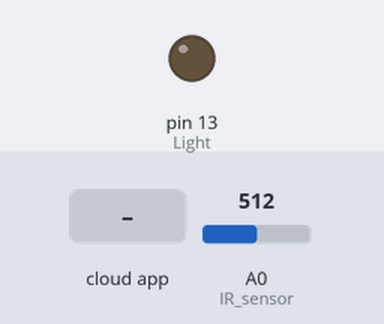
A sketch run on a simulated Arduino Uno, built with avr-gcc and run on an emulated ATmega328P. Shown: output pins drawn as LEDs (lit = HIGH). Inputs (shaded band) come from the test bench; at power-on: A0 (IR_sensor) = 512. The ROS host is connected and sends only what is stated.

Above: at 1.3 s.
1.4 s: the phone or cloud app sets toggle_light to 0
At 2.9 s:
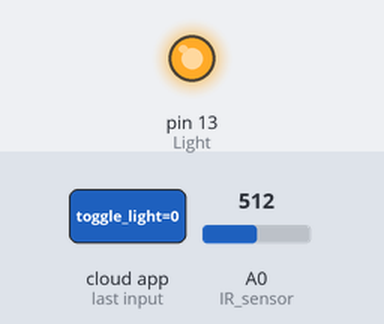
3.2 s: the phone or cloud app sets toggle_light to 1
At 4.5 s:
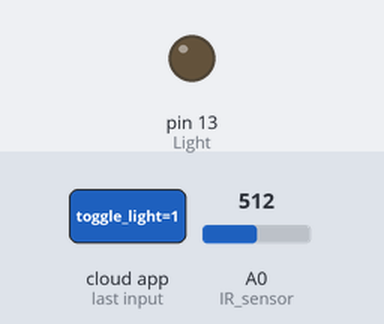
Timing chart, 0 to 6.2 s (numbered marks = the images above; inputs shaded):
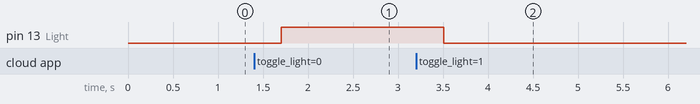

The sketch:

Publisher_Subscriber_Basic.ino
```cpp
/*
 *  Proximity IR sensor is used to detect when someone cross a door.
 *  The light changes state when someone cross the door
 *
 * Light pin 13
 * IR sensor pin A0
 *
 * HOW
 * $ roscore
 * $ rosrun rosserial_python serial_node.py /dev/ttyUSB0
 *
 * DISPLAY IR sensor value
 * $ ros topic echo prox_val
 *
 * CHANGE light state
 * $ rostopic pub_switch toggle_light std_msgs/Empty --once
 *
 * Felix Dube
 * November 3, 2013
 *
 */

#include <ros.h>
#include <std_msgs/Float32.h>
#include <std_msgs/Empty.h>

ros::NodeHandle  nh;

//Publisher that send an empty message to toggle_light when the proximity sensor detects someone
std_msgs::Empty prox_msg;
ros::Publisher pub_switch("toggle_light", &prox_msg);

//Subscriber to toggle_light and change the state of the light when it receive an empty message
ros::Subscriber<std_msgs::Empty> sub_light("toggle_light", messageCb );

//Publisher of the proximity sensor value to prox_val
std_msgs::Float32 proxVal_msg;
ros::Publisher prox("prox_val", &proxVal_msg);

void messageCb( const std_msgs::Empty& toggle_msg){
  digitalWrite(13, HIGH-digitalRead(13));   // changes the state of the light
}


void setup()
{
  pinMode(A0, INPUT);  //IR sensor
  pinMode(13, OUTPUT);  //Light

  nh.initNode();
  nh.advertise(pub_switch);
  nh.advertise(prox);
  nh.subscribe(sub_light);
}

void loop()
{

  if(analogRead(A0)>200){
    pub_switch.publish( &prox_msg );
    delay(500);  //Makes sure the light does not change more than one when someone is detected by the IR sensor
  }

  proxVal_msg.data = analogRead(A0);
  prox.publish( &proxVal_msg);

  nh.spinOnce();
  delay(100);
}
```

Measured:
- after the input at 1.4 s, pin 13 (Light): LOW → HIGH after 0.30 s
- after the input at 3.2 s, pin 13 (Light): HIGH → LOW after 0.31 s
